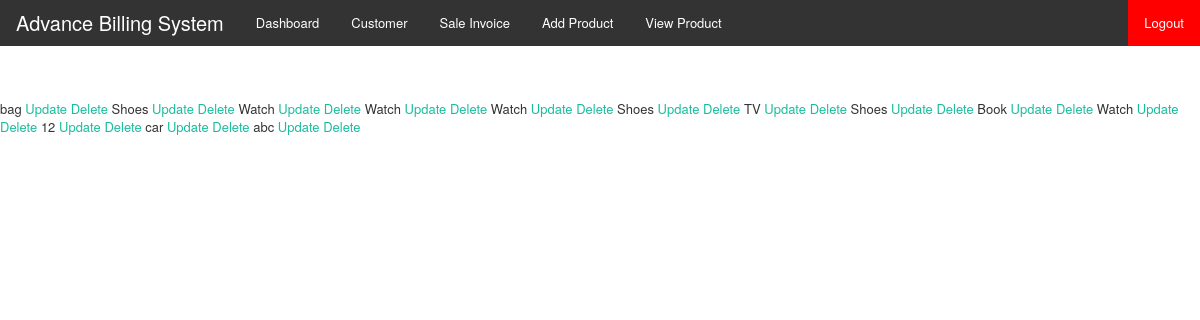
Screenshot of /productview/ (signed in) with the database file from the repository.
### organisation/models.py (models this page shows, shortened)
class Product(models.Model):
    companyName = models.ForeignKey(OrganisationDetails, on_delete=models.CASCADE,default="")
    Invoice = models.ForeignKey(Invoice_Details, on_delete=models.CASCADE,default="")
    Product_name = models.CharField(max_length = 50)
    Hsn_code = models.CharField(max_length = 20)
    Qty = models.IntegerField()
    Price = models.IntegerField()
    Discount = models.IntegerField()
    Cgst = models.IntegerField()
    Sgst = models.IntegerField()
    Igst = models.IntegerField()
    Cess = models.IntegerField()
    Total = models.FloatField()

### organisation/views.py (the view)
# urls.py: path('productview/',ProductView,name = 'productview'),
def ProductView(request):
    if 'org' in request.session:
        pro_data = Product.objects.all()
        return render(request,'temp_product.html',{'prod_data':pro_data})
    else:
        return redirect('login')

### organisation/templates/temp_product.html
{% extends 'base.html' %}
{% block content %}
{% for i in prod_data %}
    {{ i.Product_name }}
    <a href="{% url 'ProdUp' i.id %}">Update</a>
    <a href="{% url 'ProdDel' i.id %}">Delete</a>
{% endfor %}
{% endblock %}

### organisation/templates/base.html (shortened to what this page needs)
{% load static %}
<html>
    <head>
    <link rel="stylesheet" href="https://stackpath.bootstrapcdn.com/bootstrap/4.1.3/css/bootstrap.min.css">
    <link rel="stylesheet" type="text/css" href="{% static 'OpenSans.css' %}">
    <link rel="stylesheet" type="text/css" href="{% static 'style.css' %}">
    <link rel="stylesheet" type="text/css" href="{% static 'custom.css' %}">
    <link rel="stylesheet" type="text/css" href="{% static 'dashboard.css' %}">
    <link rel="stylesheet" type="text/css" href="{% static 'fieldset.css' %}">
    <link rel="stylesheet" type="text/css" href="{% static 'font-awesome.css' %}">
    <link rel="stylesheet" type="text/css" href="{% static 'footable.bootstrap.min.css' %}">
    <link rel="stylesheet" type="text/css" href="{% static 'jquery-te-1.4.0.css' %}">
    <link rel="stylesheet" type="text/css" href="{% static 'jquery-ui.css' %}">
    <link rel="stylesheet" type="text/css" href="{% static 'multi-select.css' %}">
    <link rel="stylesheet" type="text/css" href="{% static 'plans.css' %}">
    <link rel="stylesheet" type="text/css" href="{% static 'select2.min.css' %}">
    <link rel="stylesheet" type="text/css" href="{% static 'my-bootstrap.min.css' %}">
    <link rel="stylesheet" type="text/css" href="{% static 'bootstrap-tagsinput.css' %}">
    <link rel="stylesheet" type="text/css" href="{% static 'bootstrap-responsive.min.css' %}">
    </head>
    <body>
        <ul>
            <li class = "ret">Advance Billing System</li>
            <li><a href="{% url 'index' %}" >Dashboard</a></li>
            <li><a href="{% url 'customer' %}">Customer</a></li>
            <li><a href="{% url 'invoiceview' %}">Sale Invoice</a></li>
            <li><a href="{% url 'addProductForm' %}">Add Product</a></li>
            <li><a href="{% url 'viewquentity' %}">View Product</a></li>
            <li style="float:right"><a class="active" href="{% url 'logout' %}">Logout</a></li>
            <li style="float:right" class="ret">{{org}}</li>
          </ul>
<br><br><br>
    {% block content %}
    {% endblock %}
</body>
</html>

### organisation/static/style.css (style rules this page uses)
body { background: #f9f6f1; font: 13px/1.7em 'Open Sans'; }

### organisation/static/custom.css (style rules this page uses)
body { min-height: 100%; position: relative; min-width:auto; }
html { height: 100%; }

### organisation/templates/base.html (style rules this page uses)
ul { list-style-type: none; margin: 0; padding: 0; overflow: hidden; background-color: #333; }
li { float: left; }
li a { display: block; color: white; text-align: center; padding: 14px 16px; text-decoration: none; }
.active { background-color: red; }
.ret { display: block; color: white; text-align: center; font-size: 20px; padding: 14px 16px; text-decoration: none; }

### rows the page displays
Product: Product_name "bag"
Product: Product_name "Shoes"
Product: Product_name "Watch"
Product: Product_name "Watch"
Product: Product_name "Watch"
Product: Product_name "Shoes"
Product: Product_name "TV"
Product: Product_name "Shoes"
Product: Product_name "Book"
Product: Product_name "Watch"
Product: Product_name "12"
Product: Product_name "car"
Product: Product_name "abc"
